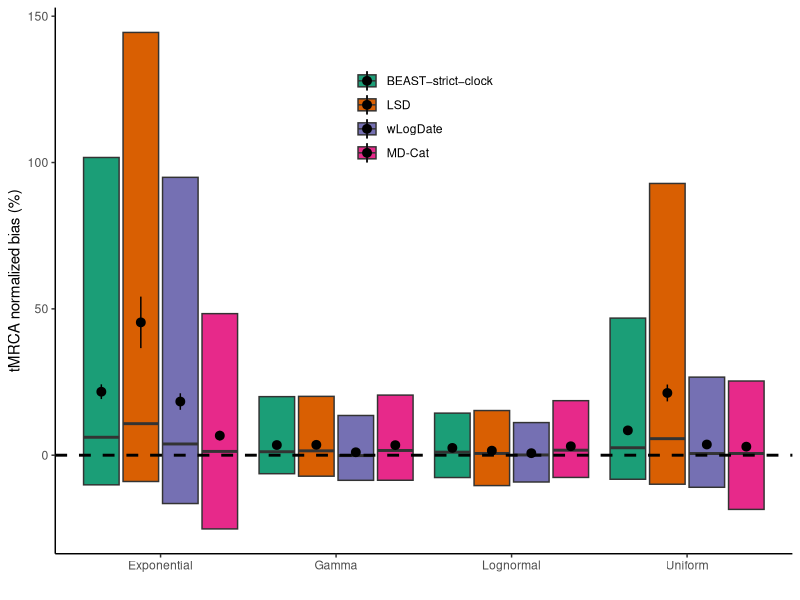
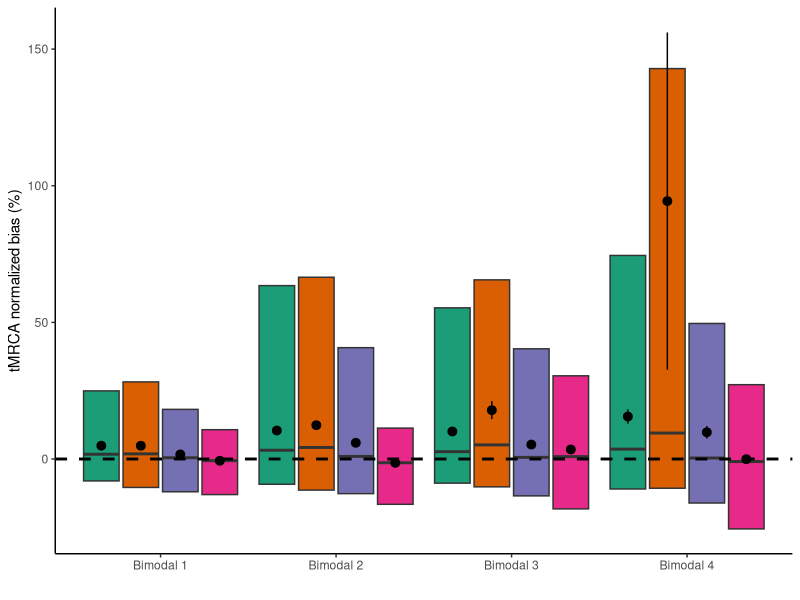
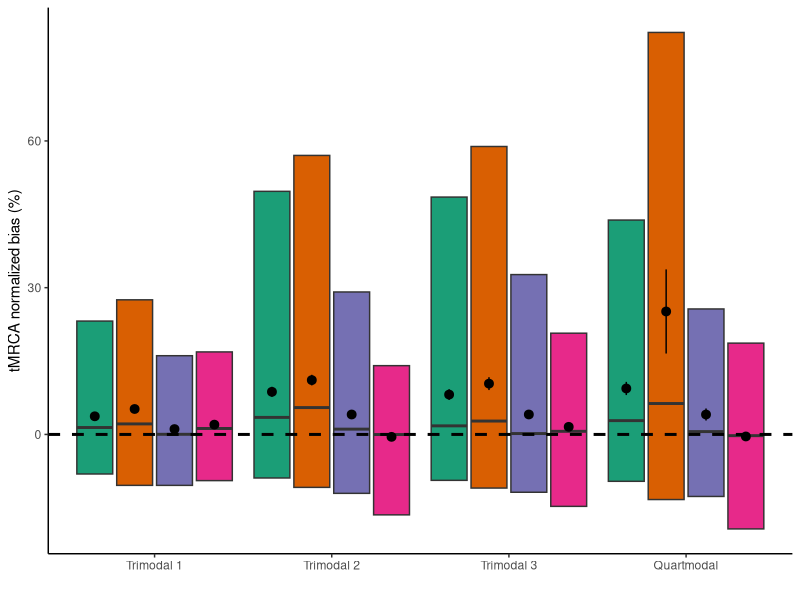
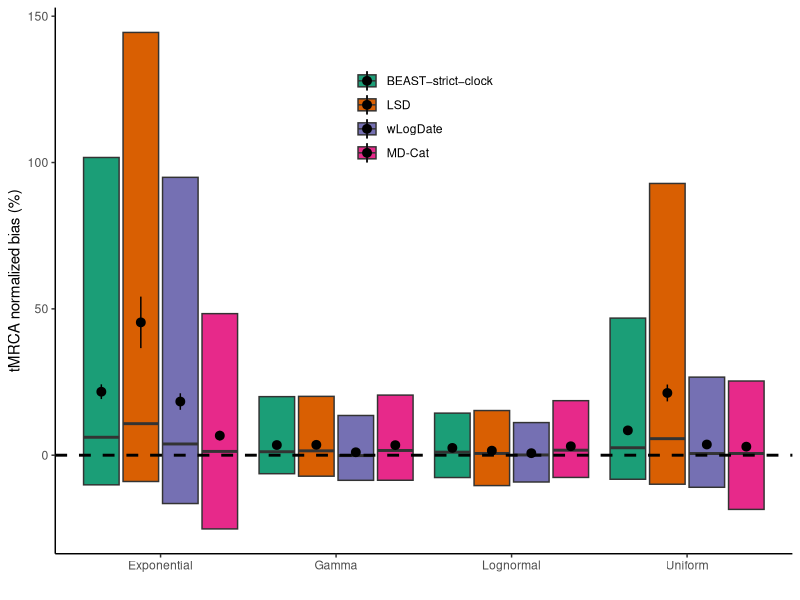
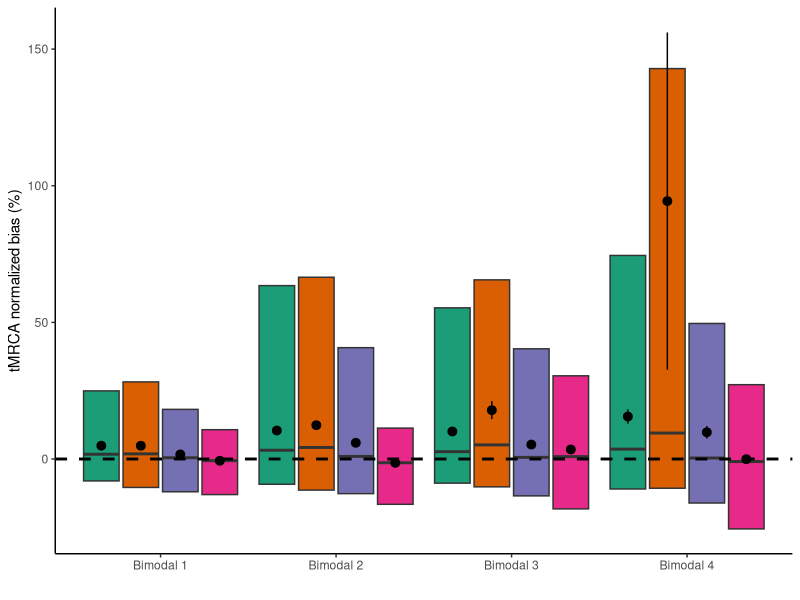
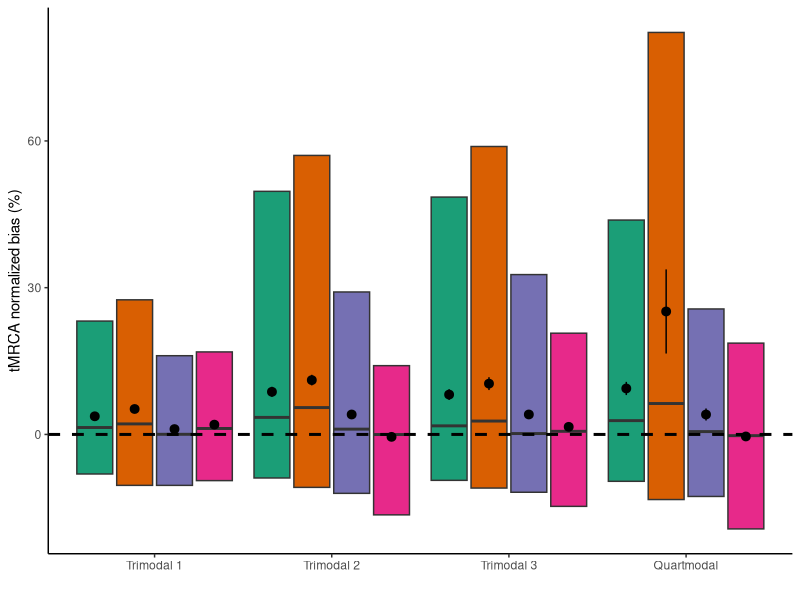

The R source for these figures, in order:
require(ggplot2)

d = read.table("tmrca.txt",header=T)
h = data.frame("treeModel"=c("D750_11_10","D750_3_25","D995_11_10","D995_3_25"),
               "height"=c(29.3667,66.8334,22.4934,32.4669),
               "name"=c("M3","M4","M1","M2"))

d = merge(d,h)
d$clockModel =factor(d$clockModel,levels = c("exp","gamma","lognorm",
                                              "clock4","clock3","clock1","clock2",
                                              "trilnormcave","trilnormvex","trilnorm",
                                             "quartlnorm","uniform"),
                     labels = c("Exponential","Gamma","Lognormal",
                                "Bimodal 1","Bimodal 2","Bimodal 3","Bimodal 4",
                                "Trimodal 1","Trimodal 2","Trimodal 3",
                                "Quartmodal","Uniform"))
d$method = factor(d$method,levels=c("Bstrict","Blnorm","lsd","wlogdate","emd"),
                  labels=c("BEAST−strict−clock","BEAST−lognormal","LSD","wLogDate","MD-Cat"))

quantiles_95 <- function(x) {
  r <- quantile(x, probs=c(0.05, 0.05, 0.5, 0.95, 0.95))
  names(r) <- c("ymin", "lower", "middle", "upper", "ymax")
  r
}

ggplot(d[!d$method %in% c("BEAST−lognormal") & d$clockModel %in% c("Uniform","Exponential","Gamma","Lognormal"),],
       aes(x=clockModel,y=-tmrca/height*100,fill=method)) + 
  stat_summary(position=position_dodge2(width=0.75),fun.data = quantiles_95,geom="boxplot") +
  stat_summary(position = position_dodge2(width=0.9)) +
  #stat_summary(aes(group=method),geom="line") +
  geom_hline(yintercept = 0,linetype=2,size=1) + 
  scale_fill_brewer(palette = "Dark2") +
  scale_x_discrete(name="") +
  #facet_wrap(~name,scale="free") +
  ylab("tMRCA normalized bias (%)") + xlab("clock model") +
  theme_classic() + theme(legend.title = element_blank(), legend.position = c(0.5,0.8)) +
  theme(panel.spacing = unit(0,"pt"))
ggsave("results_tmrca_canonical.pdf",width = 4,height = 4)

ggplot(d[!d$method %in% c("BEAST−lognormal") & d$clockModel %in% c("Bimodal 1","Bimodal 2","Bimodal 3","Bimodal 4"),],
       aes(x=clockModel,y=-tmrca/height*100,fill=method)) + 
  stat_summary(position=position_dodge2(width=0.75),fun.data = quantiles_95,geom="boxplot") +
  stat_summary(position = position_dodge2(width=0.9)) +
  #stat_summary(aes(group=method),geom="line") +
  geom_hline(yintercept = 0,linetype=2,size=1) + 
  scale_fill_brewer(palette = "Dark2") +
  scale_x_discrete(name="") +
  #facet_wrap(~name,scale="free") +
  ylab("tMRCA normalized bias (%)") + xlab("clock model") +
  theme_classic() + theme(legend.title = element_blank(), legend.position = "None") +
  theme(panel.spacing = unit(0,"pt"))
ggsave("results_tmrca_bimodals.pdf",width = 4,height = 4)

ggplot(d[!d$method %in% c("BEAST−lognormal") & d$clockModel %in% c("Trimodal 1","Trimodal 2","Trimodal 3","Quartmodal"),],
       aes(x=clockModel,y=-tmrca/height*100,fill=method)) + 
  stat_summary(position=position_dodge2(width=0.75),fun.data = quantiles_95,geom="boxplot") +
  stat_summary(position = position_dodge2(width=0.9)) +
  #stat_summary(aes(group=method),geom="line") +
  geom_hline(yintercept = 0,linetype=2,size=1) + 
  scale_fill_brewer(palette = "Dark2") +
  scale_x_discrete(name="") +
  #facet_wrap(~name,scale="free") +
  ylab("tMRCA normalized bias (%)") + xlab("clock model") +
  theme_classic() + theme(legend.title = element_blank(), legend.position = "None") +
  theme(panel.spacing = unit(0,"pt"))
ggsave("results_tmrca_multimodals.pdf",width = 4,height = 4)

